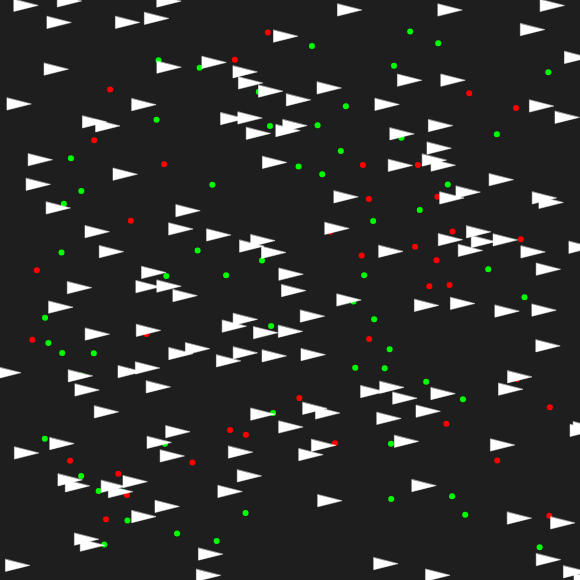
Frame 1 (no input)
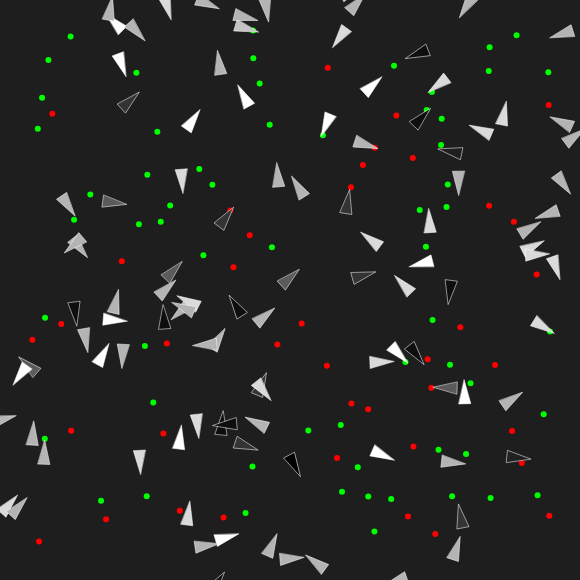
Frame 60 (no input)
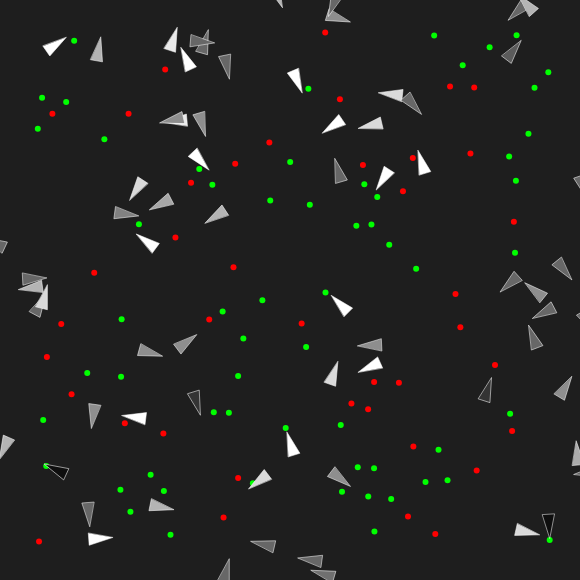
Frame 120 (the mouse pressed at the canvas centre since frame 60)

The p5.js sketch that drew these frames (run headless with seeded random() and noise() and a simulated clock; from frame 60 on, the mouse is pressed at the canvas centre):

// p5.js sketch
// ── sketch.js
var vehicles=[]
var food=[]
var poison=[]

function setup() {
  createCanvas(580, 580);
  check=createCheckbox("Debug info",false)
  addFood(food,60)
  addFood(poison,40)
  
    for (let i=0;i<150;i++){
      vehicles.push(new Vehicle(random(width),
                                random(height),
                                random(-1,1),
                                random(-1,1),
                                random(20,100),
                                random(20,100)))  
  }
  
}

function draw() {
  background(30);
  noStroke()
  fill(0,255,0)
  for (let f of food){
    circle(f.x,f.y,6) 
  }
  fill(255,0,0)
  for (let p of poison){
    circle(p.x,p.y,6) 
  }
  for (let v=vehicles.length-1;v>=0;v--){
    vehicles[v].render()
    vehicles[v].update()
    vehicles[v].behaviors()
    if (vehicles[v].delete){
      vehicles.splice(v,1) 
    }
    
  }
}

function addFood(List,n){
  for (let i=0;i<n;i++){ 
    
    while(true){
      let ok=true
      let temppos=createVector(random(30,width-30),random(30,height-30))
      for (let f of food){
        if (temppos.dist(f)<15){
          ok=false      
        }
      }
      for (let p of poison){
        if (temppos.dist(p)<15){
          ok=false      
        }
      }
      if (ok){
        List.push(temppos)
        break
      }
        
    }
  }
}
// ── vehicle.js
class Vehicle {
  constructor(x, y, Fweight,Pweight,Frange,Prange) {
    this.pos = createVector(x, y)
    this.vel = createVector(0, 0)
    this.maxspeed = 3
    this.acc = createVector(random(-this.maxspeed,this.maxspeed), random(-this.maxspeed,this.maxspeed))
    this.maxforce = 0.4
    this.arrive = 0
    this.size = 6
    this.delete=false
    
    //this.dna=[1,-2,100,20]
    this.dna=[]
    this.dna.push(Fweight)
    this.dna.push(Pweight)
    this.dna.push(abs(Frange))
    this.dna.push(abs(Prange))
    
    this.health=1
    
  }

  update() {
    this.vel.add(this.acc)
    this.vel.limit(this.maxspeed)
    this.pos.add(this.vel)
    this.acc.mult(0)
    this.health-=0.005
    if (this.health<=0){
      this.delete=true 
    }
    if (random(0,1)<0.0005){
      vehicles.push(new Vehicle(this.pos.x,
                                this.pos.y,
                                this.dna[0]+random(-0.2,0.2),
                                this.dna[1]+random(-0.2,0.2),
                                this.dna[2]+random(-10,10),
                                this.dna[3]+random(-10,10)))    
    } 
  }

  applyForce(force) {
    this.acc.add(force)

  }

  seek(target) {
    if (this.pos.x < 0 || this.pos.x > width || this.pos.y < 0 || this.pos.y > height) {
      this.desired = p5.Vector.sub(createVector(width / 2, height / 2), this.pos)
    } else {
      this.desired = p5.Vector.sub(target, this.pos)
    }


    if (this.desired.mag() < this.arrive) {
      this.desired.setMag(map(this.desired.mag(), 0, this.arrive, 0, this.maxspeed))
    } else {
      this.desired.setMag(this.maxspeed)
    }


    let steer = p5.Vector.sub(this.desired, this.vel)
    steer.limit(this.maxforce)
    steer.mult(1)
    return steer
  }

  stayOnScreen(){
    if (this.pos.x<0 || this.pos.x>width || this.pos.y<0 || this.pos.y>height){
      this.applyForce(this.seek(createVector(width/2,height/2))) 
      
    }
    
  }
  
  render() {
    push()
    translate(this.pos.x, this.pos.y)
    rotate(this.vel.heading())
    fill(lerpColor(color(0),color(255),this.health))
    strokeWeight(0.5)
    stroke(255)
    triangle(-this.size, -this.size, -this.size, this.size, this.size * 3, 0)
    if (check.checked()){
      noFill()
      strokeWeight(2)
      stroke(0,255,0)
      line(0,0,this.dna[0]*50,0)
      circle(0,0,this.dna[2]*2)
      stroke(255,0,0)
      line(0,0,this.dna[1]*50,0)      
      circle(0,0,this.dna[3]*2)
    }
    pop()
  }

  eat(List,value, perception) {
    let record = Infinity
    let closest = -1
    for (let f = 0; f < List.length; f++) {
      let d = this.pos.dist(List[f])
      if (d < record && d < perception) {
        closest = f
        record = d
      }
    }
    if (closest>-1){
      if (this.pos.dist(List[closest])<10){
        List.splice(closest,1)
        addFood(List,1)
        this.health+=value
      }else{
        return this.seek(createVector(List[closest].x,List[closest].y)) 
      } 
    }
    return createVector(0,0) 
  }

  behaviors() {
    this.stayOnScreen()
    
    if (food.length>0){
      this.applyForce(this.eat(food,0.15,this.dna[2]).mult(this.dna[0]))
    }
    if (poison.length>0){
      this.applyForce(this.eat(poison,-0.8,this.dna[3]).mult(this.dna[1]))
    }


  }
}
